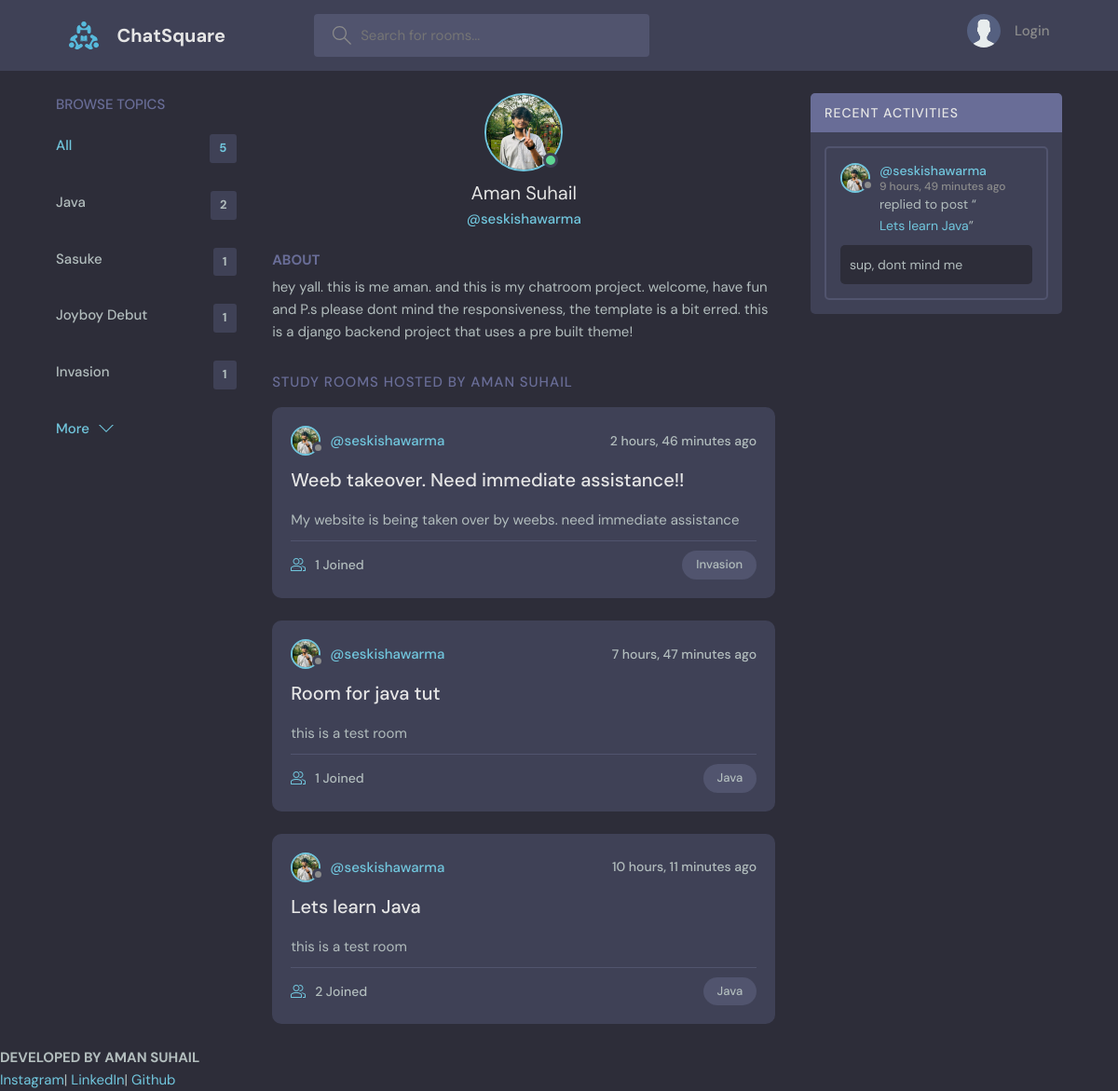
Page /profile/1/ on the committed database.
### base/models.py (models this page shows)
class Topic(models.Model):
    name = models.CharField(max_length=100)
    def __str__(self):
        return self.name

class User(AbstractUser):
    name = models.CharField(max_length=50)
    email = models.EmailField(unique=True)
    bio = models.TextField(null=True, blank=True)
    avatar = models.ImageField(null=True, default='avatar.svg')
    USERNAME_FIELD = 'email'
    REQUIRED_FIELDS = ['username', 'name']

class Room(models.Model):
    user = models.ForeignKey(User, on_delete=models.CASCADE)
    topic = models.ForeignKey(Topic, on_delete=models.SET_NULL, null=True)
    name = models.CharField(max_length=150)
    description = models.CharField(max_length=200, null=True, blank=True)
    participants = models.ManyToManyField(User, related_name='participants')
    updated = models.DateTimeField(auto_now=True)
    created = models.DateTimeField(auto_now_add=True)
    class Meta:
        ordering = ['-updated', '-created']
    def __str__(self):
        return self.name

class Message(models.Model):
    room = models.ForeignKey(Room, on_delete=models.CASCADE)
    user = models.ForeignKey(User, on_delete=models.CASCADE)
    body = models.TextField()
    updated = models.DateTimeField(auto_now=True)
    created = models.DateTimeField(auto_now_add=True)
    class Meta:
        ordering = ['-updated', '-created']
    def __str__(self):
        return self.body[0:50]

### base/views.py (the view)
# urls.py: path('profile/<str:pk>/',views.userProfile, name='profile'),
def userProfile(request,pk):
    user = User.objects.get(id=pk)
    topics = Topic.objects.all()
    rooms = user.room_set.all()
    activityMessages = user.message_set.all()
    roomCount = Room.objects.all().count
    context = {'user':user, 'topics':topics, 'rooms':rooms, 'activityMessages':activityMessages,
               'roomCount':roomCount}
    return render(request, 'base/profile.html', context)

### base/templates/base/profile.html (shortened to what this page needs)
{% extends 'main.html' %}
{% block content %}
  <main class="profile-page layout layout--3">
    <div class="container">
      {% include 'base/topics_component.html' %}
      <div class="roomList">
        <div class="profile">
          <div class="profile__avatar">
            <div class="avatar avatar--large active">
              <img src="{{user.avatar.url}}" />
            </div>
          </div>
          <div class="profile__info">
            <h3>{{user.name}}</h3>
            <p>@{{user.username}}</p>
          </div>
          <div class="profile__about">
            <h3>About</h3>
            <p>
              {{user.bio}}
            </p>
          </div>
        </div>
        <div class="roomList__header">
          <div>
            <h2>Study Rooms Hosted by {{user.name}}</a>
            </h2>
          </div>
        </div>
        {% include 'base/feed_component.html' %}
      </div>
      {% include 'base/activity_component.html' %}
    </div>
  </main>
{% endblock %}

### templates/main.html (shortened to what this page needs)
<!DOCTYPE html>
{% load static %}
<html lang="en">
  <head>
    <link rel="stylesheet" href="{% static 'styles/style.css' %}" />
  </head>
  <body>
    {% include 'navbar.html' %}
    {% block content %}
    {% endblock %}
  </body>
  <footer>
    <div>
      <h4>DEVELOPED BY AMAN SUHAIL</h4>
      <a href="https://www.instagram.com/seskishawarma/">Instagram</a>|
      <a href="https://www.linkedin.com/in/aman-suhail-85b16327b">LinkedIn</a>|
      <a href="https://github.com/RenegadeSloth69/">Github</a>
    </div>
  </footer>
</html>

### templates/navbar.html (shortened to what this page needs)
{% load static %}
<header class="header header--loggedIn">
    <div class="container">
      <a href="{% url 'home' %}" class="header__logo">
        <img src="{% static 'images/logo.svg' %}" />
        <h1>ChatSquare</h1>
      </a>
      <form class="header__search" method="GET" action="{% url 'home' %}">
        <label>
          <input placeholder="Search for rooms..." name="q"/>
        </label>
      </form>
      <nav class="header__menu">
        {% if request.user.is_authenticated %}
        <div class="header__user">
          <a href="{% url 'profile' request.user.id %}">
            <div class="avatar avatar--medium active">
              <img src="{{request.user.avatar.url}}" />
            </div>
            <p>{{request.user.name}} <span>@{{request.user.username}}</span></p>
          </a>
          <button class="dropdown-button">
            <svg version="1.1" xmlns="http://www.w3.org/2000/svg" width="32" height="32" viewBox="0 0 32 32">
              <title>chevron-down</title>
              <path d="M16 21l-13-13h-3l16 16 16-16h-3l-13 13z"></path>
            </svg>
          </button>
        </div>
        {% else %}
        <a href="{% url 'login' %}">
          <img src="{% static 'images/avatar.svg' %}" />
          <p>Login</p>
        </a>
        {% endif %}
      </nav>
    </div>
  </header>

### base/templates/base/topics_component.html
<div class="topics">
    <div class="topics__header">
      <h2>Browse Topics</h2>
    </div>
    <ul class="topics__list">
      <li>
        <a href="{% url 'home' %}" class="active">All <span>{{roomCount}}</span></a>
      </li>
      {% for topic in topics %}
      <li>
        <a href="{% url 'home' %}?q={{topic.name}}">{{topic.name}}<span>{{topic.room_set.all.count}}</span></a>
      </li>
      {% endfor %}
    </ul>
    <a class="btn btn--link" href="{% url 'topics' %}">
      More
      <svg version="1.1" xmlns="http://www.w3.org/2000/svg" width="32" height="32" viewBox="0 0 32 32">
        <title>chevron-down</title>
        <path d="M16 21l-13-13h-3l16 16 16-16h-3l-13 13z"></path>
      </svg>
    </a>
  </div>

### base/templates/base/feed_component.html (shortened to what this page needs)
{% for room in rooms %}
          <div class="roomListRoom">
            <div class="roomListRoom__header">
              <a href="{% url 'profile' room.user.id %}" class="roomListRoom__author">
                <div class="avatar avatar--small">
                  <img src="{{room.user.avatar.url}}" />
                </div>
                <span>@{{room.user.username}}</span>
              </a>
              <div class="roomListRoom__actions">
                <span>{{room.created|timesince}} ago</span>
              </div>
            </div>
            <div class="roomListRoom__content">
              <a href="{% url 'room' room.id %}">{{room.name}}</a>
              <p>
                {{room.description}}
              </p>
            </div>
            <div class="roomListRoom__meta">
              <a href="{% url 'room' room.id %}" class="roomListRoom__joined">
                {{room.participants.all.count}} Joined
              </a>
              <p class="roomListRoom__topic">{{room.topic}}</p>
            </div>
          </div>
          {% endfor %}

### base/templates/base/activity_component.html (shortened to what this page needs)
<div class="activities">
    <div class="activities__header">
      <h2>Recent Activities</h2>
    </div>
    {% for message in activityMessages %}
    <div class="activities__box">
      <div class="activities__boxHeader roomListRoom__header">
        <a href="{% url 'profile' message.user.id %}" class="roomListRoom__author">
          <div class="avatar avatar--small">
            <img src="{{message.user.avatar.url}}" />
          </div>
          <p>
            @{{message.user.username}}
            <span>{{message.created|timesince}} ago</span>
          </p>
        </a>
      </div>
      <div class="activities__boxContent">
        <p>replied to post “<a href="{% url 'room' message.room.id %}">{{message.room}}</a>”</p>
        <div class="activities__boxRoomContent">
          {{message}}
        </div>
      </div>
    </div>
    {% endfor %}
  </div>

### rows in the picture
Topic: name "Java", room_set.all.count "2"
Topic: name "Sasuke", room_set.all.count "1"
Topic: name "Joyboy Debut", room_set.all.count "1"
Topic: name "Invasion", room_set.all.count "1"
User: avatar (picture), name "Aman Suhail", username "seskishawarma", bio "hey yall. this is me aman. and this is my chatroom project. welcome, have fun and P.s please dont mind the responsiveness, the template is a bit erred. this is a django backend project that uses a pre built theme!", name "AMAN SUHAIL"
Room: user.avatar (picture), user.username "seskishawarma", created "2 hours, 46 minutes", name "Weeb takeover. Need immediate assistance!!", description "My website is being taken over by weebs. need immediate assistance", participants.all.count "1", topic "Invasion"
Room: user.avatar (picture), user.username "seskishawarma", created "7 hours, 47 minutes", name "Room for java tut", description "this is a test room", participants.all.count "1", topic "Java"
Room: user.avatar (picture), user.username "seskishawarma", created "10 hours, 11 minutes", name "Lets learn Java", description "this is a test room", participants.all.count "2", topic "Java"
Message: user.avatar (picture), user.username "seskishawarma", created "9 hours, 49 minutes", room "Lets learn Java", body "sup, dont mind me"

### other values in the picture
{{ roomCount }} "5"
